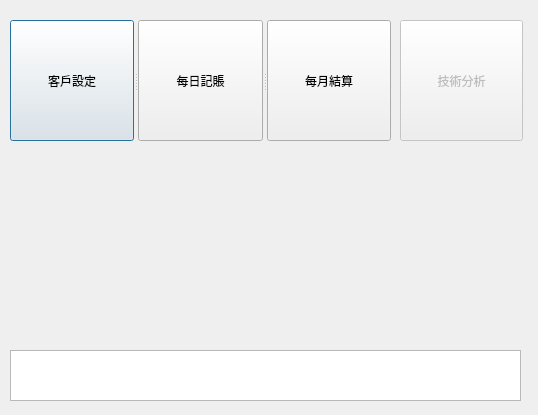
<?xml version="1.0" encoding="UTF-8"?>
<ui version="4.0">
 <class>Dialog</class>
 <widget class="QDialog" name="Dialog">
  <property name="geometry">
   <rect>
    <x>0</x>
    <y>0</y>
    <width>538</width>
    <height>415</height>
   </rect>
  </property>
  <property name="windowTitle">
   <string>超品豆腐</string>
  </property>
  <widget class="QSplitter" name="splitter">
   <property name="geometry">
    <rect>
     <x>10</x>
     <y>20</y>
     <width>381</width>
     <height>121</height>
    </rect>
   </property>
   <property name="orientation">
    <enum>Qt::Horizontal</enum>
   </property>
   <widget class="QPushButton" name="pushButton_1">
    <property name="text">
     <string>客戶設定</string>
    </property>
   </widget>
   <widget class="QPushButton" name="pushButton_2">
    <property name="text">
     <string>每日記賬</string>
    </property>
   </widget>
   <widget class="QPushButton" name="pushButton_3">
    <property name="text">
     <string>每月結算</string>
    </property>
   </widget>
  </widget>
  <widget class="QPushButton" name="pushButton_4">
   <property name="enabled">
    <bool>false</bool>
   </property>
   <property name="geometry">
    <rect>
     <x>400</x>
     <y>20</y>
     <width>123</width>
     <height>121</height>
    </rect>
   </property>
   <property name="text">
    <string>技術分析</string>
   </property>
  </widget>
  <widget class="QTextEdit" name="textEdit">
   <property name="geometry">
    <rect>
     <x>10</x>
     <y>350</y>
     <width>511</width>
     <height>51</height>
    </rect>
   </property>
  </widget>
 </widget>
 <resources/>
 <connections/>
</ui>
